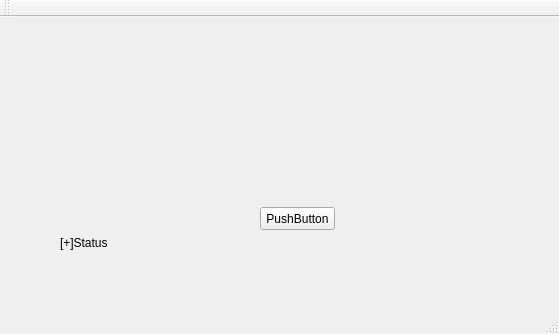
<?xml version="1.0" encoding="UTF-8"?>
<ui version="4.0">
 <class>Connection</class>
 <widget class="QMainWindow" name="Connection">
  <property name="geometry">
   <rect>
    <x>0</x>
    <y>0</y>
    <width>559</width>
    <height>334</height>
   </rect>
  </property>
  <property name="windowTitle">
   <string>Connection</string>
  </property>
  <widget class="QWidget" name="centralWidget">
   <widget class="QLabel" name="label">
    <property name="geometry">
     <rect>
      <x>60</x>
      <y>200</y>
      <width>61</width>
      <height>51</height>
     </rect>
    </property>
    <property name="text">
     <string>[+]Status</string>
    </property>
   </widget>
   <widget class="QPushButton" name="pushButton">
    <property name="geometry">
     <rect>
      <x>260</x>
      <y>190</y>
      <width>75</width>
      <height>23</height>
     </rect>
    </property>
    <property name="text">
     <string>PushButton</string>
    </property>
   </widget>
  </widget>
  <widget class="QMenuBar" name="menuBar">
   <property name="geometry">
    <rect>
     <x>0</x>
     <y>0</y>
     <width>559</width>
     <height>21</height>
    </rect>
   </property>
  </widget>
  <widget class="QToolBar" name="mainToolBar">
   <attribute name="toolBarArea">
    <enum>TopToolBarArea</enum>
   </attribute>
   <attribute name="toolBarBreak">
    <bool>false</bool>
   </attribute>
  </widget>
  <widget class="QStatusBar" name="statusBar"/>
 </widget>
 <layoutdefault spacing="6" margin="11"/>
 <resources/>
 <connections/>
</ui>
